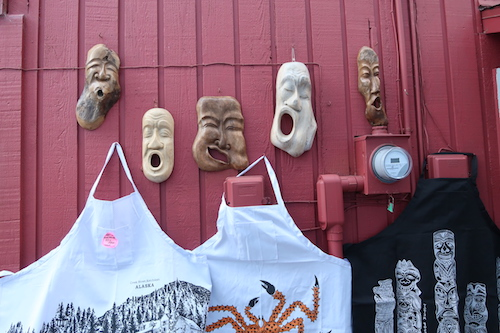
#> input picture 0_orientation/IMG_2292.JPG, 500 x 333 px
$ python adaptive_thresholding.py --image ../0_orientation/IMG_2292.JPG
#> lines starting #> are read from the running program, lines starting #| are printed output that depends on the picture; after the words box and inside, x2 and y2 are one past the last pixel; in counts of white or black regions, pixels touching at a corner belong together
import argparse
import cv2

ap = argparse.ArgumentParser()
ap.add_argument('-i', '--image', required=True, help='Path to input image')
args = ap.parse_args()

image = cv2.imread(args.image)
#> image is the input picture: shape (333, 500, 3); mean B, G, R 125.5, 107.5, 142.4
cv2.imshow("Orig", image)

gray = cv2.cvtColor(image, cv2.COLOR_BGR2GRAY)
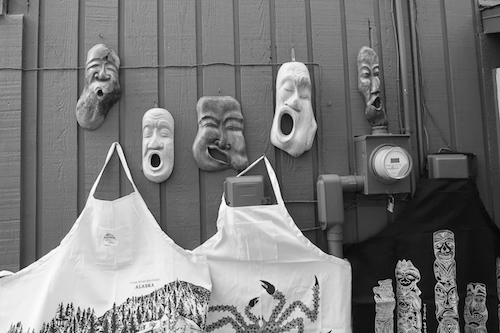
#> gray: shape (333, 500); min 0, max 255, mean 120
blurred = cv2.GaussianBlur(gray, (3, 3), 0)
cv2.imshow("Gray", blurred)
cv2.waitKey(0)

threshInv = cv2.adaptiveThreshold(blurred, 255,
    cv2.ADAPTIVE_THRESH_MEAN_C, cv2.THRESH_BINARY_INV, 25, 15)
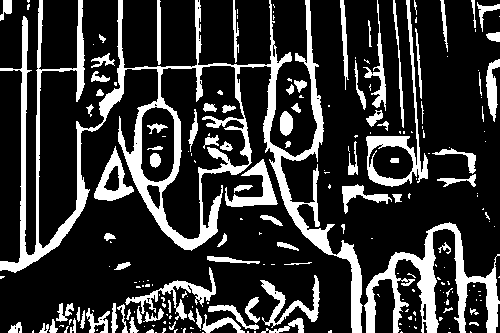
#> threshInv: shape (333, 500); 21.1% white; 220 white regions (132 under 20 px), largest, box (x1, y1, x2, y2) and area: (0, 0, 363, 333) 15396, (364, 222, 500, 333) 4399, (366, 0, 428, 187) 1686
cv2.imshow("Threshold Meaan Thresh", threshInv)

output = cv2.bitwise_and(image, image, mask=threshInv)
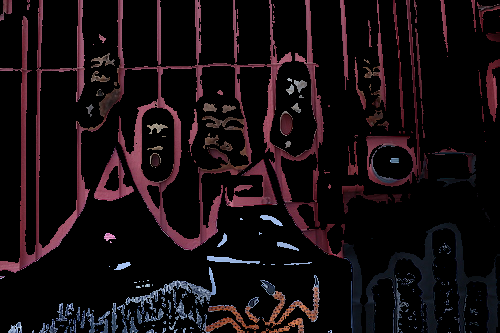
#> output: shape (333, 500, 3); mean B, G, R 15.7, 12.7, 21
cv2.imshow("Output", output)
cv2.waitKey(0)
